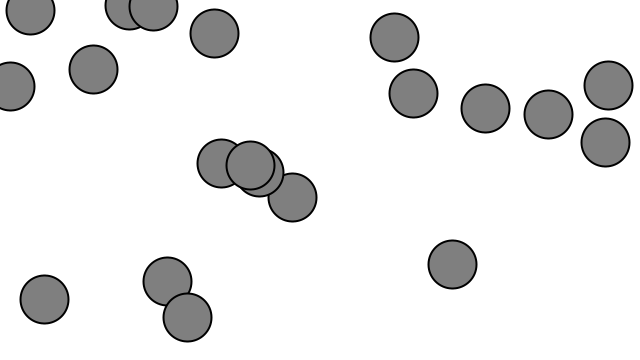
Frame 1 (no input)
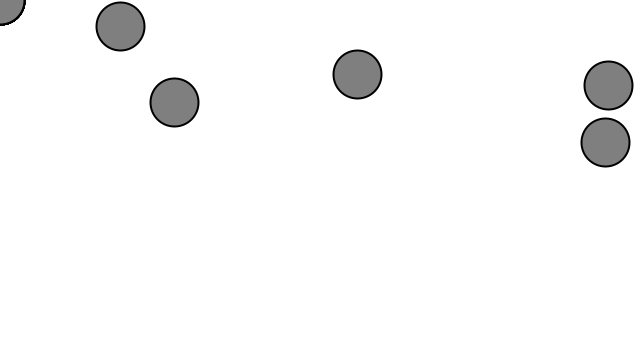
Frame 60 (the mouse pressed at the canvas centre just before this capture)
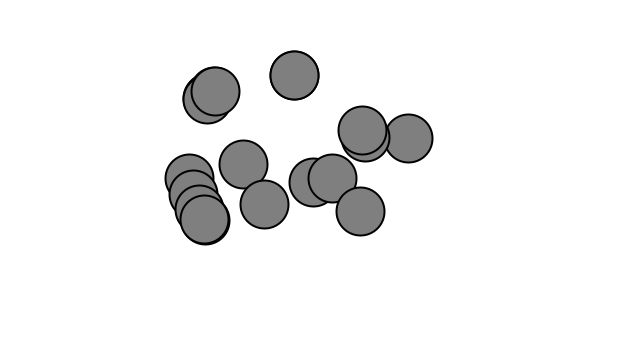
Frame 120 (the mouse held since frame 60 and released just before this capture)

The Processing sketch that drew these frames (run headless with seeded random() and noise(); from frame 60 on, the mouse is pressed at the canvas centre):

// Processing sketch: exer_1_8_extended
// ── exer_1_8_extended.pde
/* Rilla's solution to exercise 1.8 of Nature of Code, extended for multiple Movers.

Exercise 1.8
Try implementing the above example with a variable magnitude of acceleration, 
stronger when it is either closer or farther away. */

Mover[] movers = new Mover[20];
 
void setup() {
  size(640,360);
  background(255);
  for (int i = 0; i < movers.length; i++) {
    movers[i] = new Mover();
  }
}
 
void draw() {
  background(255);
 
  for (int i = 0; i < movers.length; i++) {
    movers[i].update();
    movers[i].checkEdges();
    movers[i].display();
  }
}
// ── Mover.pde
// The Nature of Code
// Daniel Shiffman
// http://natureofcode.com

class Mover {

  // The Mover tracks position, velocity, and acceleration 
  PVector position;
  PVector velocity;
  PVector acceleration;
  // The Mover's maximum speed
  float topspeed;

  Mover() {
    // Start in the center
    position = new PVector(random(width), random(height));
    velocity = new PVector(0, 0);
    topspeed = 10;
  }

  void update() {

    // Compute a vector that points from position to mouse
    PVector mouse = new PVector(mouseX, mouseY);
    PVector acceleration = PVector.sub(mouse, position);

    // distance is how far away Mover's position is from the mouse, i.e. acceleration's magnitude
    float distance = acceleration.mag();

    // we will use distance to determine acceleration's new magnitude

    // first of all, constrain it to be between 0 and 600
    distance = constrain(distance, 0, 600);

    // next, do a mapping, so that the larger distance is, the bigger our mapped number
    // i.e. when Mover is further away, accelMag should be bigger
    //float accelMag = map(distance, 0, 600, 0, 1);

    // alternatively, do the opposite: when distance is smaller, accelMag should be bigger
    float accelMag = map(distance, 0, 600, 1, 0);

    acceleration.normalize();
    acceleration.mult(accelMag);

    // Velocity changes according to acceleration
    velocity.add(acceleration);

    println("accelMag "+accelMag+ " distance: "+distance+" velocity "+velocity.mag()); 

    // Limit the velocity by topspeed
    velocity.limit(topspeed);
    // position changes by velocity
    position.add(velocity);
  }
  
  // checkEdges() constrains position horizontally and vertically
  void checkEdges() {

    if (position.x > width) {
      position.x = width;
    } else if (position.x < 0) {
      position.x = 0;
    }

    if (position.y > height) {
      position.y = height;
    } else if (position.y < 0) {
      position.y = 0;
    }
  }

  void display() {
    stroke(0);
    strokeWeight(2);
    fill(127);
    ellipse(position.x, position.y, 48, 48);
  }

}
